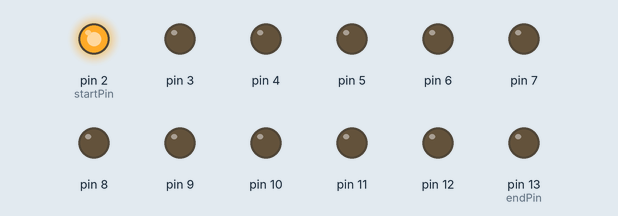
The program below on a simulated Arduino Mega 2560, built with avr-gcc and run on an emulated ATmega2560. Parts: output pins drawn as LEDs (lit = HIGH).

Above: at 0.05 s.
At 0.35 s:
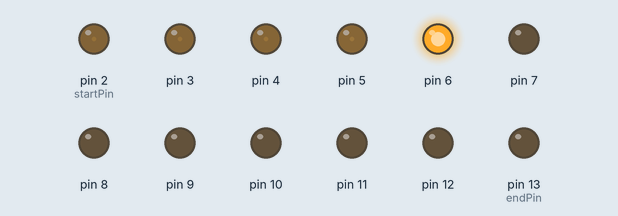
At 0.7 s:
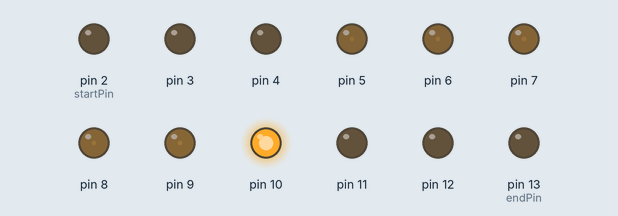
At 1.35 s:
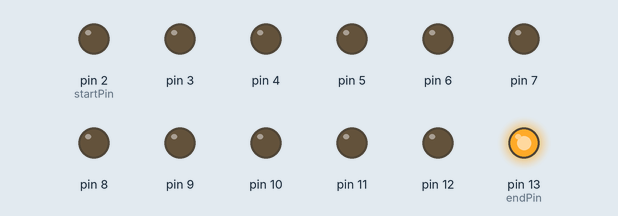
At 2.0 s:
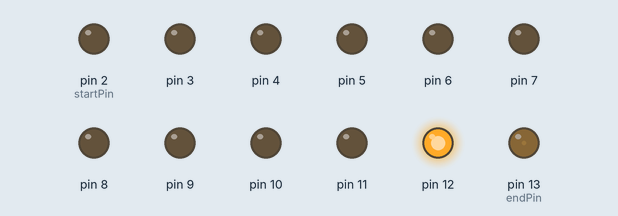
At 2.7 s:
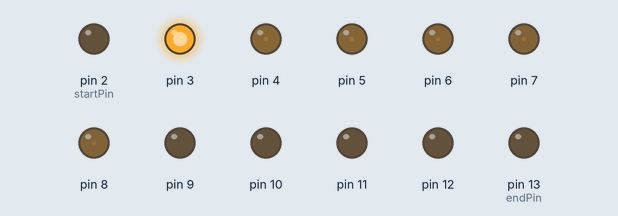
Timing chart, 0 to 8.5 s (numbered marks = the images above):
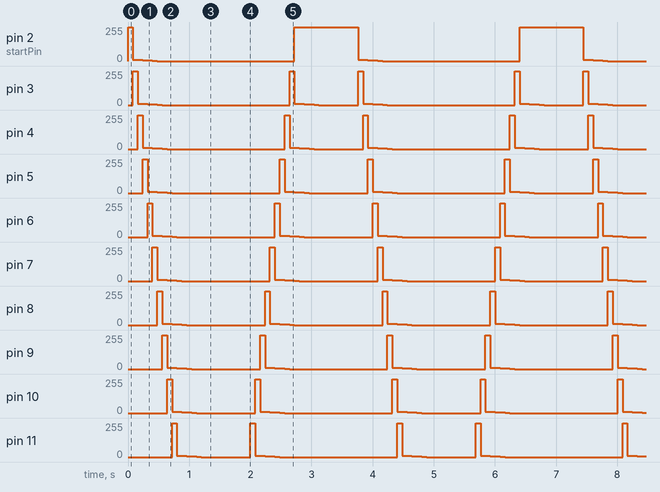

The program:

main.cpp
```cpp
#include <Arduino.h>

// Configurations
const int startPin = 2;
const int endPin = 13;
const int speed = 80;
const int tailLength = 6;
const int maxBrightness = 255;

// States
int currentPin = startPin;
bool goRight = true;

void setup() {
  for(int thisPin = startPin; thisPin <= endPin; thisPin++) {
    pinMode(thisPin, OUTPUT);
  }
}

void loop() {
  for (int length = tailLength; length > 0; length--) {
    int tailBrightness = length == tailLength ? maxBrightness : ((maxBrightness / 20) / tailLength) * length;
    int tailPinLocation = 0;

    if (goRight) {
      tailPinLocation = currentPin - (tailLength - length);
    } else {
      tailPinLocation = currentPin + (tailLength - length);
    }

    if (tailPinLocation >= startPin && tailPinLocation <= endPin) {
      analogWrite(tailPinLocation, tailBrightness);
    }
  }

  if (currentPin >= endPin) {
    analogWrite(endPin, maxBrightness);
  } else if (currentPin <= startPin) {
    analogWrite(startPin, maxBrightness);
  }

  int clearUpPin = 0;

  if (goRight) {
    clearUpPin = currentPin - tailLength;
    currentPin++;
  } else {
    clearUpPin = currentPin + tailLength;
    currentPin--;
  }

  if (clearUpPin >= startPin && clearUpPin <= endPin) {
    analogWrite(clearUpPin, 0);
  }

  if (currentPin + tailLength <= startPin) {
    goRight = true;
  } else if (currentPin - tailLength >= endPin) {
    goRight = false;
  }

  delay(speed);
}
```

Measured:
- by itself, pin 2 (startPin), pin 13 (endPin): repeats every 3.7 s: 10/255 0.08 s, 8/255 0.08 s, 6/255 0.08 s, 4/255 0.08 s, 2/255 0.08 s, 0/255 2.2 s, 255/255 1.0 s
- by itself, pin 6: repeats every 3.7 s: 10/255 0.08 s, 8/255 0.08 s, 6/255 0.08 s, 4/255 0.08 s, 2/255 0.08 s, 0/255 1.6 s, 255/255 0.08 s, 10/255 0.08 s, 8/255 0.08 s, 6/255 0.08 s, 4/255 0.08 s, 2/255 0.08 s, 0/255 1.1 s, 255/255 0.08 s
